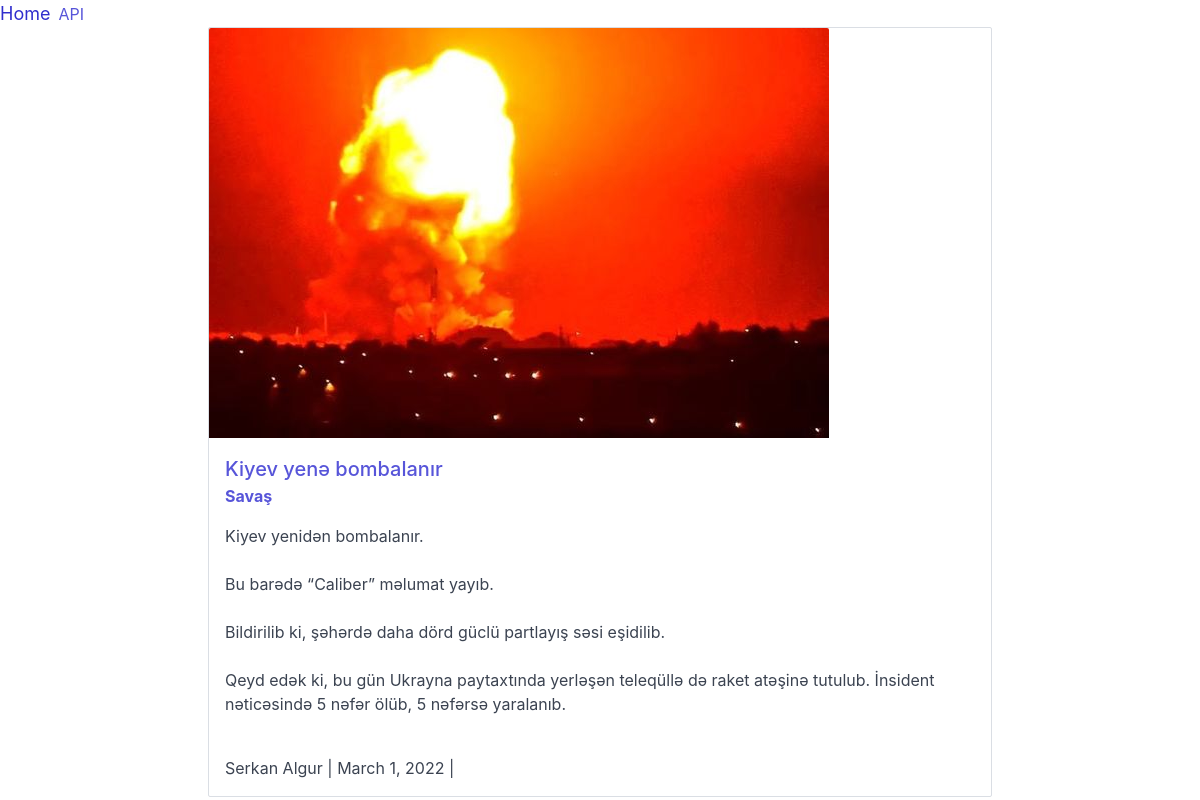
Screenshot of /kiyev-yene-bombalanir/kiyev-yene-bombalanir/ with the database file from the repository.
### news/models.py (models this page shows, shortened)
class News(models.Model):
    class Meta:
        verbose_name_plural = "News"
    title = models.CharField(max_length=200)
    slug = models.SlugField(max_length=200, default="",
                            blank=True, unique=True)
    category = models.ForeignKey(
        Category, null=True, on_delete=models.SET_NULL)
    content = RichTextUploadingField()
    author = models.ForeignKey(
        User, blank=True, on_delete=models.CASCADE, related_name='news')
    updated_on = models.DateTimeField(auto_now=True)
    created_on = models.DateTimeField(auto_now_add=True)
    status = models.IntegerField(choices=STATUS, default=0)
    cover = ThumbnailerImageField(upload_to='images/', default="", blank=True)

class Category(models.Model):
    class Meta:
        verbose_name_plural = "Categories"
    cat_name = models.CharField(max_length=200)
    cat_slug = models.SlugField(
        max_length=200, default="", blank=True, unique=True)

### news/views.py (the view)
# urls.py: path('<slug:cat_slug>/<slug:slug>/', views.DetailedView.as_view(), name='newsdetail'),
class DetailedView(generic.DetailView):
    model = News
    template_name = "news/detail.html"
    def get_context_data(self, **kwargs):
        context = super().get_context_data(**kwargs)
        context['now'] = timezone.now()
        return context

### news/templates/news/detail.html (shortened to what this page needs)
{% load thumbnail %}
{% include "news/header.html" with base=django.urls.base ogimage=news.cover|thumbnail_url:'twitter_fb' title=news.title %}
<div class="columns">
  <div class="column col-mx-auto col-8">
		<div class="card">
			<div class="card-image">
				<a class="news" href="{% url 'news:newsdetail' news.category.cat_slug news.slug %}"
						>
				<img
					class="section media img-responsive"
					src="{{ news.cover|thumbnail_url:'twitter_fb' }}"
					alt="{{ news.title }}"
				/>
				</a>
			</div>
			<div class="card-header">
				<div class="card-title h5">
					<a class="news" href="{% url 'news:newsdetail' news.category.cat_slug news.slug %}"
						>{{ news.title }}</a
					>
				</div>
				<div class="card-subtitle text-gray">
					<a href="{% url 'news:catindex' news.category.cat_slug %}"
						><strong>{{news.category.cat_name}}</strong></a
					>
				</div>
			</div>
      <div class="card-body">
        {{ news.content | safe }}
      </div>
      <div class="card-footer">
					{{ news.author.first_name }} {{ news.author.last_name }} | {{ news.created_on|date }} |
      </div>
		</div>
  </div>
</div>
{% include "news/footer.html" %}

### news/templates/news/header.html (shortened to what this page needs)
<!DOCTYPE html>
<html lang="en">
<head>
  {% load compress %}
  {% compress css inline %}
  <link rel="stylesheet" href="/static/css/mini.css" type="text/css" charset="utf-8">
  <link rel="stylesheet" href="/static/css/main.css" type="text/css" charset="utf-8">
  {% endcompress %}
</head>
<body>
<header class="navbar">
  <section class="navbar-section">
    <a href="/" class="navbar-brand mr-2">Home</a>
    <a href="/api/news/" target="_blank" class="mr-2">API</a>
  </section>
</header>
<main class="container">

### news/templates/news/footer.html (shortened to what this page needs)
</main>
{% load compress %}
</body>
</html>

### static/css/mini.css (style rules this page uses)
html { font-family:sans-serif;-webkit-text-size-adjust:100%;-ms-text-size-adjust:100% }
body { margin:0 }
article,aside,footer,header,nav,section { display:block }
figcaption,figure,main { display:block }
a { background-color:transparent;-webkit-text-decoration-skip:objects }
b,strong { font-weight:inherit }
b,strong { font-weight:bolder }
img { border-style:none }
*,::after,::before { box-sizing:inherit }
html { box-sizing:border-box;font-size:20px;line-height:1.5;-webkit-tap-highlight-color:transparent }
body { background:#fff;color:#3b4351;font-family:-apple-system,system-ui,BlinkMacSystemFont,"Segoe UI",Roboto,"Helvetica Neue",sans-serif;font-size:.8rem;overflow-x:hidden;text-rendering:optimizeLegibility }
a { color:#5755d9;outline:0;text-decoration:none }
.h1,.h2,.h3,.h4,.h5,.h6 { font-weight:500 }
.h5,h5 { font-size:1rem }
p { margin:0 0 1.2rem }
a,ins,u { -webkit-text-decoration-skip:ink edges;text-decoration-skip:ink edges }
.img-responsive { display:block;height:auto;max-width:100% }
.container { margin-left:auto;margin-right:auto;padding-left:.4rem;padding-right:.4rem;width:100% }
.cols,.columns { display:-ms-flexbox;display:flex;-ms-flex-wrap:wrap;flex-wrap:wrap;margin-left:-.4rem;margin-right:-.4rem }
.column,[class~=col-] { -ms-flex:1;flex:1;max-width:100%;padding-left:.4rem;padding-right:.4rem }
.column.col-1,.column.col-10,.column.col-11,.column.col-12,.column.col-2,.column.col-3,.column.col-4,.column.col-5,.column.col-6,.column.col-7,.column.col-8,.column.col-9,.column.col-auto,[class~=col-].col-1,[class~=col-].col-10,[class~=col-].col-11,[class~=col-].col-12,[class~=col-].col-2,[class~=col-].col-3,[class~=col-].col-4,[class~=col-].col-5,[class~=col-].col-6,[class~=col-].col-7,[class~=col-].col-8,[class~=col-].col-9,[class~=col-].col-auto { -ms-flex:none;flex:none }
.col-8 { width:66.66666667% }
.col-mx-auto { margin-left:auto;margin-right:auto }
.navbar { align-items:stretch;display:-ms-flexbox;display:flex;-ms-flex-align:stretch;-ms-flex-pack:justify;-ms-flex-wrap:wrap;flex-wrap:wrap;justify-content:space-between }
.navbar .navbar-section { align-items:center;display:-ms-flexbox;display:flex;-ms-flex:1 0 0;flex:1 0 0;-ms-flex-align:center }
.navbar .navbar-brand { font-size:.9rem;text-decoration:none }
.card { background:#fff;border:.05rem solid #dadee4;border-radius:.1rem;display:-ms-flexbox;display:flex;-ms-flex-direction:column;flex-direction:column }
.card .card-body,.card .card-footer,.card .card-header { padding:.8rem;padding-bottom:0 }
.card .card-body:last-child,.card .card-footer:last-child,.card .card-header:last-child { padding-bottom:.8rem }
.card .card-body { -ms-flex:1 1 auto;flex:1 1 auto }
.card .card-image { padding-top:.8rem }
.card .card-image:first-child { padding-top:0 }
.card .card-image:first-child img { border-top-left-radius:.1rem;border-top-right-radius:.1rem }
.text-gray { color:#bcc3ce!important }
.mr-2 { margin-right:.4rem!important }

### rows the page displays
News: cover|thumbnail_url (picture), title "Kiyev yenə bombalanır", category.cat_name "Savaş", content "Kiyev yenidən bombalanır. Bu barədə “Caliber” məlumat yayıb. Bildirilib ki, şəhərdə daha dörd güclü partlayış səsi eşidilib. Qeyd edək ki, bu gün Ukrayna paytaxtında yerləşən teleqüllə də raket atəşinə tutulub. İnsident nəticəsində 5 nəfər ölüb, 5 nəfərsə yaralanıb.", author.first_name "Serkan", author.last_name "Algur", created_on "March 1, 2022"
